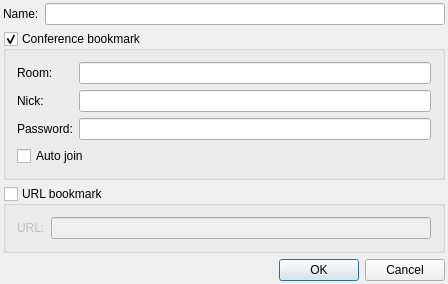
<?xml version="1.0" encoding="UTF-8"?>
<ui version="4.0">
 <class>EditBookmarkDialogClass</class>
 <widget class="QDialog" name="EditBookmarkDialogClass">
  <property name="geometry">
   <rect>
    <x>0</x>
    <y>0</y>
    <width>448</width>
    <height>255</height>
   </rect>
  </property>
  <property name="windowTitle">
   <string>Edit bookmark</string>
  </property>
  <layout class="QVBoxLayout">
   <property name="margin">
    <number>3</number>
   </property>
   <item>
    <layout class="QHBoxLayout">
     <item>
      <widget class="QLabel" name="lblName">
       <property name="text">
        <string>Name:</string>
       </property>
       <property name="textFormat">
        <enum>Qt::PlainText</enum>
       </property>
      </widget>
     </item>
     <item>
      <widget class="QLineEdit" name="lneName"/>
     </item>
    </layout>
   </item>
   <item>
    <widget class="QGroupBox" name="grbConference">
     <property name="title">
      <string>Conference bookmark</string>
     </property>
     <property name="checkable">
      <bool>true</bool>
     </property>
     <layout class="QGridLayout">
      <item row="0" column="0">
       <widget class="QLabel" name="lblRoomJid">
        <property name="text">
         <string>Room:</string>
        </property>
        <property name="textFormat">
         <enum>Qt::PlainText</enum>
        </property>
       </widget>
      </item>
      <item row="0" column="1">
       <widget class="QLineEdit" name="lneRoom"/>
      </item>
      <item row="1" column="0">
       <widget class="QLabel" name="lblNick">
        <property name="text">
         <string>Nick:</string>
        </property>
        <property name="textFormat">
         <enum>Qt::PlainText</enum>
        </property>
       </widget>
      </item>
      <item row="1" column="1">
       <widget class="QLineEdit" name="lneNick"/>
      </item>
      <item row="2" column="0">
       <widget class="QLabel" name="lblPassword">
        <property name="text">
         <string>Password:</string>
        </property>
        <property name="textFormat">
         <enum>Qt::PlainText</enum>
        </property>
       </widget>
      </item>
      <item row="2" column="1">
       <widget class="QLineEdit" name="lnePassword">
        <property name="echoMode">
         <enum>QLineEdit::PasswordEchoOnEdit</enum>
        </property>
       </widget>
      </item>
      <item row="3" column="0" colspan="2">
       <widget class="QCheckBox" name="chbAutoJoin">
        <property name="text">
         <string>Auto join</string>
        </property>
       </widget>
      </item>
     </layout>
    </widget>
   </item>
   <item>
    <widget class="QGroupBox" name="grbURL">
     <property name="title">
      <string>URL bookmark</string>
     </property>
     <property name="checkable">
      <bool>true</bool>
     </property>
     <property name="checked">
      <bool>false</bool>
     </property>
     <layout class="QHBoxLayout">
      <item>
       <widget class="QLabel" name="lblUrl">
        <property name="text">
         <string>URL:</string>
        </property>
        <property name="textFormat">
         <enum>Qt::PlainText</enum>
        </property>
       </widget>
      </item>
      <item>
       <widget class="QLineEdit" name="lneUrl"/>
      </item>
     </layout>
    </widget>
   </item>
   <item>
    <widget class="QDialogButtonBox" name="bbxButtons">
     <property name="standardButtons">
      <set>QDialogButtonBox::Cancel|QDialogButtonBox::Ok</set>
     </property>
    </widget>
   </item>
  </layout>
 </widget>
 <layoutdefault spacing="6" margin="11"/>
 <tabstops>
  <tabstop>lneName</tabstop>
  <tabstop>grbConference</tabstop>
  <tabstop>lneRoom</tabstop>
  <tabstop>lneNick</tabstop>
  <tabstop>lnePassword</tabstop>
  <tabstop>chbAutoJoin</tabstop>
  <tabstop>grbURL</tabstop>
  <tabstop>lneUrl</tabstop>
  <tabstop>bbxButtons</tabstop>
 </tabstops>
 <resources/>
 <connections>
  <connection>
   <sender>bbxButtons</sender>
   <signal>rejected()</signal>
   <receiver>EditBookmarkDialogClass</receiver>
   <slot>reject()</slot>
   <hints>
    <hint type="sourcelabel">
     <x>402</x>
     <y>234</y>
    </hint>
    <hint type="destinationlabel">
     <x>421</x>
     <y>224</y>
    </hint>
   </hints>
  </connection>
 </connections>
</ui>
